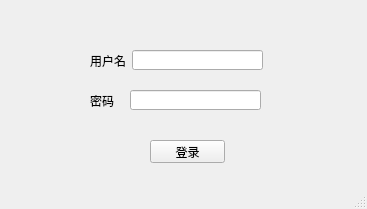
<?xml version="1.0" encoding="UTF-8"?>
<ui version="4.0">
 <class>MainWindow</class>
 <widget class="QMainWindow" name="MainWindow">
  <property name="geometry">
   <rect>
    <x>0</x>
    <y>0</y>
    <width>367</width>
    <height>209</height>
   </rect>
  </property>
  <property name="windowTitle">
   <string>Login</string>
  </property>
  <widget class="QWidget" name="centralwidget">
   <widget class="QPushButton" name="pushButton">
    <property name="geometry">
     <rect>
      <x>150</x>
      <y>140</y>
      <width>75</width>
      <height>23</height>
     </rect>
    </property>
    <property name="text">
     <string>登录</string>
    </property>
   </widget>
   <widget class="QLabel" name="label">
    <property name="geometry">
     <rect>
      <x>90</x>
      <y>50</y>
      <width>54</width>
      <height>21</height>
     </rect>
    </property>
    <property name="font">
     <font>
      <family>黑体</family>
     </font>
    </property>
    <property name="text">
     <string>用户名</string>
    </property>
   </widget>
   <widget class="QLineEdit" name="lineEdit">
    <property name="geometry">
     <rect>
      <x>132</x>
      <y>50</y>
      <width>131</width>
      <height>20</height>
     </rect>
    </property>
   </widget>
   <widget class="QLabel" name="label_2">
    <property name="geometry">
     <rect>
      <x>90</x>
      <y>90</y>
      <width>54</width>
      <height>21</height>
     </rect>
    </property>
    <property name="font">
     <font>
      <family>黑体</family>
     </font>
    </property>
    <property name="text">
     <string>密码</string>
    </property>
   </widget>
   <widget class="QLineEdit" name="lineEdit_2">
    <property name="geometry">
     <rect>
      <x>130</x>
      <y>90</y>
      <width>131</width>
      <height>20</height>
     </rect>
    </property>
   </widget>
  </widget>
  <widget class="QMenuBar" name="menubar">
   <property name="geometry">
    <rect>
     <x>0</x>
     <y>0</y>
     <width>367</width>
     <height>23</height>
    </rect>
   </property>
  </widget>
  <widget class="QStatusBar" name="statusbar"/>
 </widget>
 <resources/>
 <connections>
  <connection>
   <sender>pushButton</sender>
   <signal>clicked()</signal>
   <receiver>MainWindow</receiver>
   <slot>slot1()</slot>
   <hints>
    <hint type="sourcelabel">
     <x>137</x>
     <y>185</y>
    </hint>
    <hint type="destinationlabel">
     <x>281</x>
     <y>208</y>
    </hint>
   </hints>
  </connection>
 </connections>
 <slots>
  <slot>slot1()</slot>
 </slots>
</ui>
